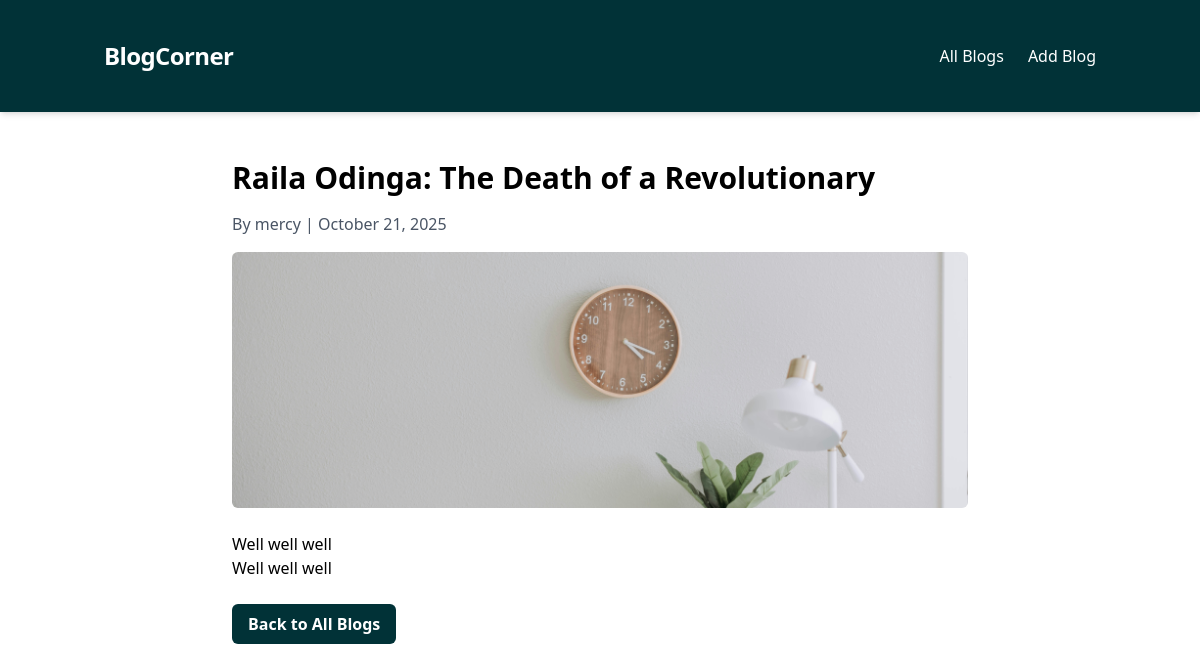
/blog-detail/8/, run on the app's committed database.
### crud_app/models.py (models this page shows, shortened)
class Blog(models.Model):
    title = models.CharField(max_length=100)
    content = models.TextField()
    image=models.ImageField(upload_to='images/',null=True,blank=True)
    author = models.CharField(max_length=50)
    created_at = models.DateTimeField(auto_now_add=True)

### crud_app/views.py (the view)
# urls.py: path('blog-detail/<int:id>/', blog_detail, name='blog-detail'),
def blog_detail(request, id):
    blog = get_object_or_404(Blog, id=id)
    context={'blog': blog}
    return render(request, 'blog-details.html', context)

### crud_app/templates/blog-details.html (shortened to what this page needs)
{% extends 'base.html' %}
{% load static %}
{% block content %}
<div class="container mx-auto px-4 py-6 max-w-3xl">
  <h1 class="text-3xl font-bold mb-4">{{ blog.title }}</h1>
  <p class="text-gray-600 mb-4">By {{ blog.author }} | {{ blog.created_at|date:"F d, Y" }}</p>
  {% if blog.image %}
    <img src="{{ blog.image.url }}" alt="{{ blog.title }}" class="w-full h-64 object-cover rounded-md mb-6">
  {% else %}
    <div class="w-full h-64 bg-[gray-200] rounded-md mb-6 flex items-center justify-center">
      <span class="text-gray-500">No Image was uploaded for this blog</span>
    </div>
  {% endif %}
  <div class="prose prose-lg max-w-none">
    {% autoescape off %}
    <p>{{ blog.content }}</p>
    {% endautoescape %}
    <p>{{ blog.content }}</p>
  </div>
  <a href="/" class="mt-6 inline-block bg-[#013237] text-white font-semibold py-2 px-4 rounded-md hover:bg-[#013247] transition-colors">Back to All Blogs</a>
</div>
{% endblock %}

### data on the page
Blog: title "Raila Odinga: The Death of a Revolutionary", author "mercy", created_at "October 21, 2025", image (picture), content "Well well well"
